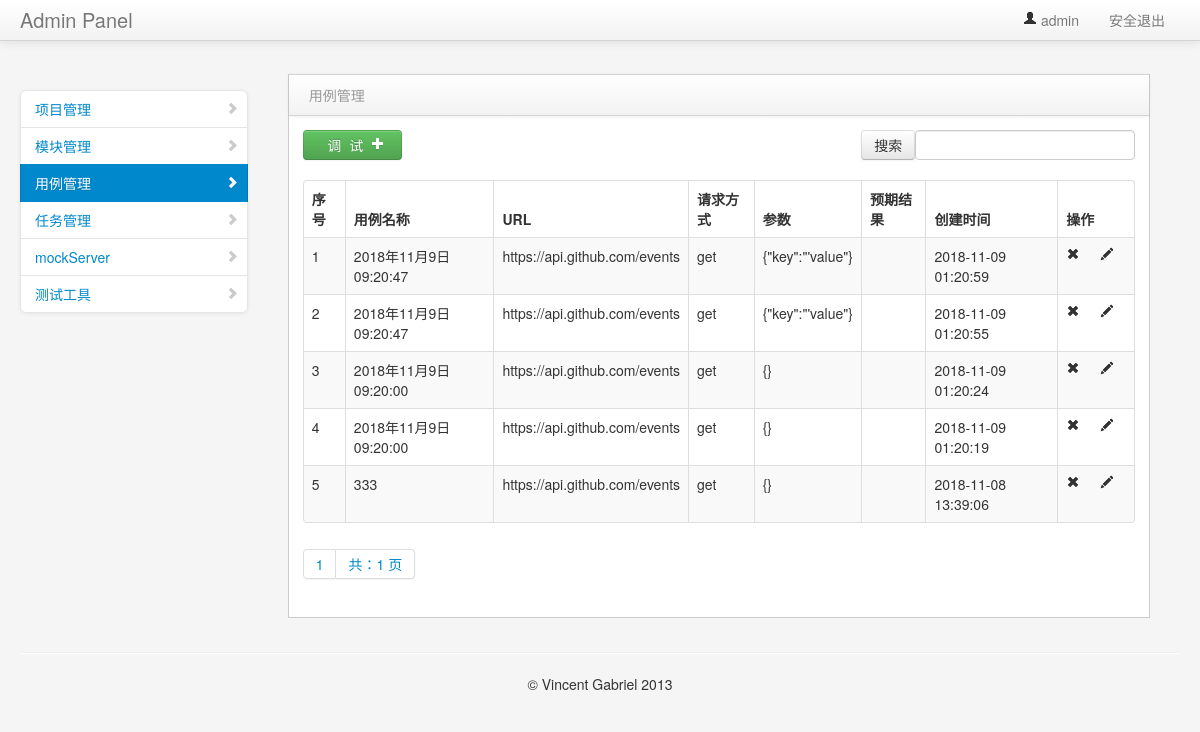
The page /interface/case_manage/ (signed in) on the database as committed earlier.
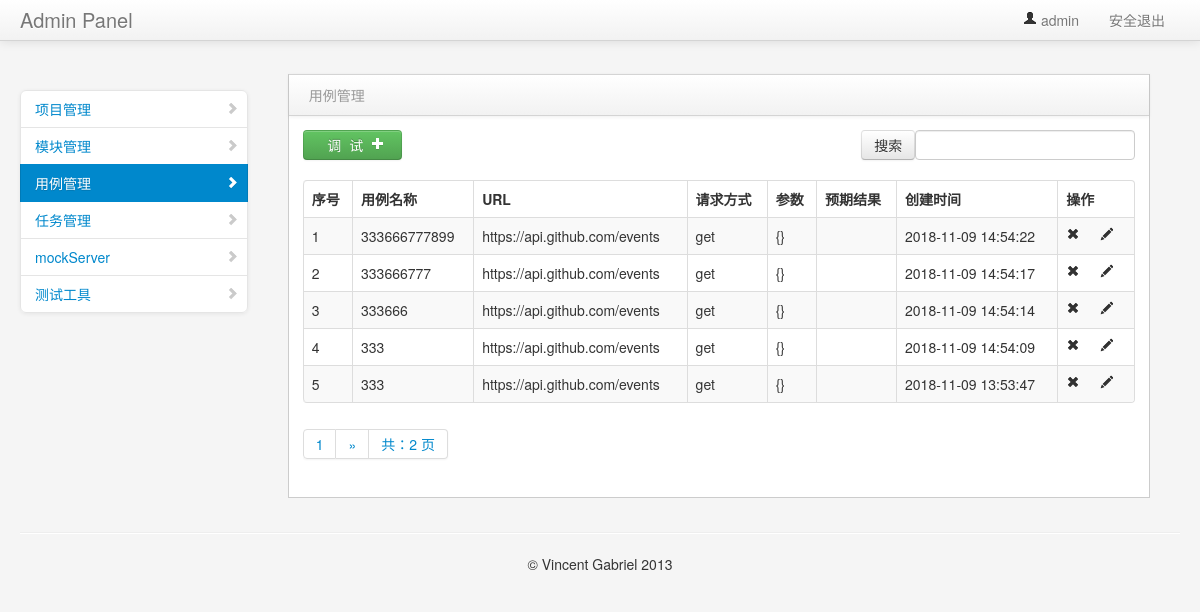
The same page on the database as committed later.
### interface_app/models.py (models this page shows, shortened)
class TestCase(models.Model):
    module = models.ForeignKey(Model, on_delete=models.CASCADE)
    name = models.CharField("描述",max_length=50,default="")
    url = models.CharField("URL",max_length=50,default="")
    req_methed = models.CharField("方法", max_length=50,default="")
    req_type = models.CharField("参数类型", max_length=50,default="")
    req_header = models.TextField("HEADER",default="")
    req_para = models.TextField("参数",default="")
    response_assert = models.TextField("验证",default="")
    creator = models.TextField("创建人",default="")
    create_time = models.DateTimeField("创建时间", auto_now=True)

### interface_app/views.py (the view)
# urls.py: path("case_manage/", views.case_manage),
@login_required
def case_manage(request):
    if request.method == "GET":
        case_list = TestCase.objects.all().order_by("-create_time")
        contacts = page(request,case_list)
        return render(request,"case_manage.html",{"type":"list","contacts": contacts})
    else:
        return "404"

### common/page_help.py (called while the page is built)
def page(request,obj,count=5):
    paginator = Paginator(obj, count)
    page = request.GET.get("page")
    try:
        contacts = paginator.get_page(page)
    except EmptyPage:
        contacts = paginator.page(1)
    except PageNotAnInteger:
        contacts = paginator.page(paginator.num_pages)
    return contacts

### templates/case_manage.html (shortened to what the changed rows need)
{% extends "common/nav.html" %}
{% block context %}
<div class="span9" id="content">
    <div class="row-fluid">
{% if type == 'list'%}
     <div class="block">
        <div class="navbar navbar-inner block-header">
            <div class="muted pull-left">用例管理</div>
        </div>
        <div class="block-content collapse in">
            <div class="span12">
               <div class="table-toolbar">
                  <div class="btn-group">
                     <a><button class="btn btn-success" onclick="window.location.href='/interface/debug/'">&nbsp&nbsp&nbsp调&nbsp&nbsp试&nbsp&nbsp<i class="icon-plus icon-white"></i>&nbsp</button></a>
                  </div>
                   <div class="btn-group pull-right">
                         <div class="dataTables_filter" id="example_filter">
                             <form method="get" action="/interface/search_case/">
                              <input class="btn" type="submit" value="搜索">
                              <label><input type="text" aria-controls="example" id="search_case" name="search_case"></label>
                             </form>
                        </div>
                    </div>
               </div>
                <table cellpadding="0" cellspacing="0" border="0" class="table table-striped table-bordered" id="example2">
                    <thead>
                        <tr>
                            <th>序号</th>
                            <th>用例名称</th>
                            <th>URL</th>
                            <th>请求方式</th>
                            <th>参数</th>
                            <th>预期结果</th>
                            <th>创建时间</th>
                            <th>操作</th>
                        </tr>
                    </thead>
                    <tbody>
                    {% for data in contacts %}
                        <tr class="gradeU">
                            <td>{{forloop.counter }}</td>
                            <td class="center">{{data.name}}</td>
                            <td>{{data.url}}</td>
                            <td>{{data.req_methed}}</td>
                            <td>{{data.req_para}}</td>
                            <td>{{data.response_assert}}</td>
                            <td class="center">{{ data.create_time | date:"Y-m-d H:i:s" }}</td>
                            <td class="center" style="width: 60px;">
                                <a onclick="del_id('{{ data.id }}')"><i class="icon-remove"></i></a>
                                <a href="/interface/edit_case/{{ data.id }}/"><i class="icon-pencil"></i></a>
                            </td>
                        </tr>
                    {% endfor %}
                    </tbody>
                </table>
            </div>
          <div class="pagination">
            <span class="step-links">
              <ul class="pagination">
                 <li><a href="#">{{ contacts.number }}</a></li>
                {% if contacts.has_next %}
                  {% if phone %}
                    <li><a href="?search_case={{ search_case }}&page={{ contacts.next_page_number }}">&raquo;</a></li>
                  {% else %}
                   <li><a href="?search_case={{ search_case }}&page={{ contacts.next_page_number }}">&raquo;</a></li>
                  {% endif %}
                {% endif %}
                <li><a href="#">共：{{ contacts.paginator.num_pages }} 页</a></li>
              </ul>
            </span>
          </div>
        </div>
     </div>
    </div>
</div>
 {% endif %}
{% endblock context %}

Rows that differ between the two databases and show on the page:
no longer on this page (row unchanged): TestCase: name "2018年11月9日09:20:47", url "https://api.github.com/events", req_methed "get", req_para "{\"key\":\"'value\"}", create_time "2018-11-09 01:20:59"
no longer on this page (row unchanged): TestCase: name "2018年11月9日09:20:47", url "https://api.github.com/events", req_methed "get", req_para "{\"key\":\"'value\"}", create_time "2018-11-09 01:20:55"
no longer on this page (row unchanged): TestCase: name "2018年11月9日09:20:00", url "https://api.github.com/events", req_methed "get", req_para "{}", create_time "2018-11-09 01:20:24"
no longer on this page (row unchanged): TestCase: name "2018年11月9日09:20:00", url "https://api.github.com/events", req_methed "get", req_para "{}", create_time "2018-11-09 01:20:19"
no longer on this page (row unchanged): TestCase: name "333", url "https://api.github.com/events", req_methed "get", req_para "{}", create_time "2018-11-08 13:39:06"
added TestCase: name "333666777899", url "https://api.github.com/events", req_methed "get", req_para "{}", create_time "2018-11-09 14:54:22"
added TestCase: name "333666777", url "https://api.github.com/events", req_methed "get", req_para "{}", create_time "2018-11-09 14:54:17"
added TestCase: name "333666", url "https://api.github.com/events", req_methed "get", req_para "{}", create_time "2018-11-09 14:54:14"
added TestCase: name "333", url "https://api.github.com/events", req_methed "get", req_para "{}", create_time "2018-11-09 14:54:09"
added TestCase: name "333", url "https://api.github.com/events", req_methed "get", req_para "{}", create_time "2018-11-09 13:53:47"
Other text that changed with them:
{{ contacts.paginator.num_pages }}: "1" → "2"
